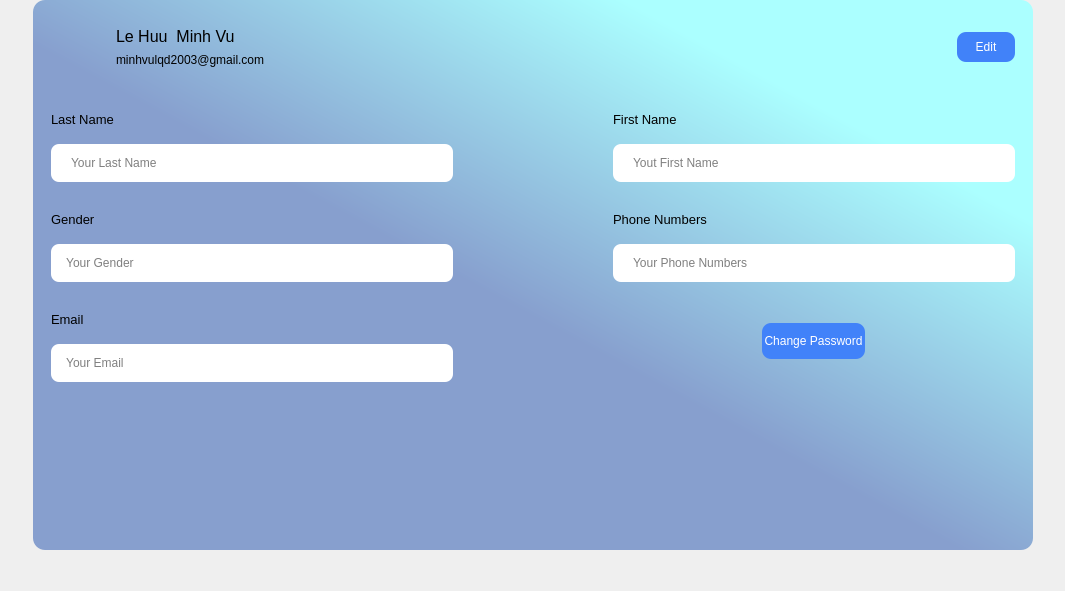
                  <widget class="QWidget" name="widget_23" native="true">
                   <property name="minimumSize">
                    <size>
                     <width>101</width>
                     <height>519</height>
                    </size>
                   </property>
                   <layout class="QHBoxLayout" name="horizontalLayout_12">
                    <property name="spacing">
                     <number>0</number>
                    </property>
                    <property name="leftMargin">
                     <number>0</number>
                    </property>
                    <property name="topMargin">
                     <number>0</number>
                    </property>
                    <property name="rightMargin">
                     <number>0</number>
                    </property>
                    <property name="bottomMargin">
                     <number>41</number>
                    </property>
                    <item>
                     <spacer name="horizontalSpacer_6">
                      <property name="orientation">
                       <enum>Qt::Horizontal</enum>
                      </property>
                      <property name="sizeHint" stdset="0">
                       <size>
                        <width>33</width>
                        <height>20</height>
                       </size>
                      </property>
                     </spacer>
                    </item>
                    <item>
                     <widget class="QWidget" name="widget_24" native="true">
                      <property name="minimumSize">
                       <size>
                        <width>1000</width>
                        <height>550</height>
                       </size>
                      </property>
                      <property name="maximumSize">
                       <size>
                        <width>1000</width>
                        <height>550</height>
                       </size>
                      </property>
                      <property name="styleSheet">
                       <string notr="true">#widget_24{
background-color: qlineargradient(spread:pad, x1:0.468395, y1:0.546, x2:0.802, y2:0.210227, stop:0 rgba(135, 159, 206, 255), stop:1 rgba(171, 255, 255, 255));
border-radius:12px;}</string>
                      </property>
                      <layout class="QVBoxLayout" name="verticalLayout_9">
                       <property name="leftMargin">
                        <number>9</number>
                       </property>
                       <item>
                        <widget class="QWidget" name="widget_25" native="true">
                         <property name="minimumSize">
                          <size>
                           <width>109</width>
                           <height>76</height>
                          </size>
                         </property>
                         <property name="maximumSize">
                          <size>
                           <width>16777215</width>
                           <height>205</height>
                          </size>
                         </property>
                         <layout class="QHBoxLayout" name="horizontalLayout_13">
                          <item>
                           <widget class="QPushButton" name="btn_avatar">
                            <property name="minimumSize">
                             <size>
                              <width>50</width>
                              <height>50</height>
                             </size>
                            </property>
                            <property name="cursor">
                             <cursorShape>PointingHandCursor</cursorShape>
                            </property>
                            <property name="styleSheet">
                             <string notr="true">border-radius:27px;</string>
                            </property>
                            <property name="text">
                             <string/>
                            </property>
                            <property name="icon">
                             <iconset>
                              <normaloff>Image/Ellipse 11.png</normaloff>Image/Ellipse 11.png</iconset>
                            </property>
                            <property name="iconSize">
                             <size>
                              <width>60</width>
                              <height>66</height>
                             </size>
                            </property>
                           </widget>
                          </item>
                          <item>
                           <widget class="QWidget" name="widget_26" native="true">
                            <property name="minimumSize">
                             <size>
                              <width>118</width>
                              <height>0</height>
                             </size>
                            </property>
                            <layout class="QVBoxLayout" name="verticalLayout_10">
                             <item>
                              <widget class="QLabel" name="lbl_name">
                               <property name="font">
                                <font>
                                 <pointsize>12</pointsize>
                                </font>
                               </property>
                               <property name="text">
                                <string>Le Huu  Minh Vu</string>
                               </property>
                              </widget>
                             </item>
                             <item>
                              <widget class="QLabel" name="lbl_email">
                               <property name="text">
                                <string>minhvulqd2003@gmail.com</string>
                               </property>
                              </widget>
                             </item>
                            </layout>
                           </widget>
                          </item>
                          <item>
                           <spacer name="horizontalSpacer_7">
                            <property name="orientation">
                             <enum>Qt::Horizontal</enum>
                            </property>
                            <property name="sizeHint" stdset="0">
                             <size>
                              <width>201</width>
                              <height>19</height>
                             </size>
                            </property>
                           </spacer>
                          </item>
                          <item>
                           <widget class="QPushButton" name="btn_edit">
                            <property name="minimumSize">
                             <size>
                              <width>58</width>
                              <height>30</height>
                             </size>
                            </property>
                            <property name="maximumSize">
                             <size>
                              <width>100</width>
                              <height>16777215</height>
                             </size>
                            </property>
                            <property name="cursor">
                             <cursorShape>PointingHandCursor</cursorShape>
                            </property>
                            <property name="styleSheet">
                             <string notr="true">background-color: rgb(65, 130, 249);
color: rgb(255, 255, 255);
border-radius:9px;</string>
                            </property>
                            <property name="text">
                             <string>Edit</string>
                            </property>
                           </widget>
                          </item>
                         </layout>
                        </widget>
                       </item>
                       <item>
                        <widget class="QWidget" name="widget_27" native="true">
                         <property name="minimumSize">
                          <size>
                           <width>100</width>
                           <height>0</height>
                          </size>
                         </property>
                         <layout class="QVBoxLayout" name="verticalLayout_12">
                          <property name="leftMargin">
                           <number>0</number>
                          </property>
                          <property name="topMargin">
                           <number>0</number>
                          </property>
                          <property name="rightMargin">
                           <number>0</number>
                          </property>
                          <property name="bottomMargin">
                           <number>0</number>
                          </property>
                          <item>
                           <widget class="QWidget" name="widget_29" native="true">
                            <property name="minimumSize">
                             <size>
                              <width>0</width>
                              <height>200</height>
                             </size>
                            </property>
                            <layout class="QVBoxLayout" name="verticalLayout_13">
                             <property name="spacing">
                              <number>0</number>
                             </property>
                             <property name="leftMargin">
                              <number>0</number>
                             </property>
                             <property name="topMargin">
                              <number>0</number>
                             </property>
                             <property name="rightMargin">
                              <number>0</number>
                             </property>
                             <property name="bottomMargin">
                              <number>0</number>
                             </property>
                             <item>
                              <widget class="QWidget" name="widget_30" native="true">
                               <property name="minimumSize">
                                <size>
                                 <width>0</width>
                                 <height>300</height>
                                </size>
                               </property>
                               <property name="maximumSize">
                                <size>
                                 <width>16777215</width>
                                 <height>400</height>
                                </size>
                               </property>
                               <layout class="QVBoxLayout" name="verticalLayout_14">
                                <property name="spacing">
                                 <number>0</number>
                                </property>
                                <property name="leftMargin">
                                 <number>0</number>
                                </property>
                                <property name="topMargin">
                                 <number>0</number>
                                </property>
                                <property name="rightMargin">
                                 <number>0</number>
                                </property>
                                <property name="bottomMargin">
                                 <number>0</number>
                                </property>
                                <item>
                                 <widget class="QWidget" name="widget_31" native="true">
                                  <layout class="QHBoxLayout" name="horizontalLayout_14">
                                   <property name="spacing">
                                    <number>0</number>
                                   </property>
                                   <property name="leftMargin">
                                    <number>0</number>
                                   </property>
                                   <property name="topMargin">
                                    <number>0</number>
                                   </property>
                                   <property name="rightMargin">
                                    <number>0</number>
                                   </property>
                                   <property name="bottomMargin">
                                    <number>0</number>
                                   </property>
                                   <item>
                                    <widget class="QWidget" name="widget_32" native="true">
                                     <property name="minimumSize">
                                      <size>
                                       <width>420</width>
                                       <height>0</height>
                                      </size>
                                     </property>
                                     <property name="maximumSize">
                                      <size>
                                       <width>360</width>
                                       <height>100</height>
                                      </size>
                                     </property>
                                     <layout class="QVBoxLayout" name="verticalLayout_15">
                                      <item>
                                       <widget class="QLabel" name="label_8">
                                        <property name="font">
                                         <font>
                                          <pointsize>10</pointsize>
                                         </font>
                                        </property>
                                        <property name="text">
                                         <string>Last Name</string>
                                        </property>
                                       </widget>
                                      </item>
                                      <item>
                                       <widget class="QLineEdit" name="lineEdit">
                                        <property name="minimumSize">
                                         <size>
                                          <width>40</width>
                                          <height>29</height>
                                         </size>
                                        </property>
                                        <property name="maximumSize">
                                         <size>
                                          <width>16777215</width>
                                          <height>70</height>
                                         </size>
                                        </property>
                                        <property name="styleSheet">
                                         <string notr="true">border-radius:8px;
background-color : rgb(255, 255, 255);
padding-left:18px;</string>
                                        </property>
                                        <property name="placeholderText">
                                         <string>Your Last Name</string>
                                        </property>
                                       </widget>
                                      </item>
                                     </layout>
                                    </widget>
                                   </item>
                                   <item>
                                    <spacer name="horizontalSpacer_8">
                                     <property name="orientation">
                                      <enum>Qt::Horizontal</enum>
                                     </property>
                                     <property name="sizeHint" stdset="0">
                                      <size>
                                       <width>21</width>
                                       <height>20</height>
                                      </size>
                                     </property>
                                    </spacer>
                                   </item>
                                   <item>
                                    <widget class="QWidget" name="widget_33" native="true">
                                     <property name="minimumSize">
                                      <size>
                                       <width>420</width>
                                       <height>0</height>
                                      </size>
                                     </property>
                                     <layout class="QVBoxLayout" name="verticalLayout_16">
                                      <item>
                                       <widget class="QLabel" name="label_9">
                                        <property name="font">
                                         <font>
                                          <pointsize>10</pointsize>
                                         </font>
                                        </property>
                                        <property name="text">
                                         <string>First Name</string>
                                        </property>
                                       </widget>
                                      </item>
                                      <item>
                                       <widget class="QLineEdit" name="lineEdit_2">
                                        <property name="minimumSize">
                                         <size>
                                          <width>0</width>
                                          <height>38</height>
                                         </size>
                                        </property>
                                        <property name="cursor">
                                         <cursorShape>IBeamCursor</cursorShape>
                                        </property>
                                        <property name="focusPolicy">
                                         <enum>Qt::ClickFocus</enum>
                                        </property>
                                        <property name="styleSheet">
                                         <string notr="true">border-radius:8px;
background-color : rgb(255, 255, 255);
padding-left:18px;</string>
                                        </property>
                                        <property name="maxLength">
                                         <number>32761</number>
                                        </property>
                                        <property name="placeholderText">
                                         <string>Yout First Name</string>
                                        </property>
                                        <property name="clearButtonEnabled">
                                         <bool>false</bool>
                                        </property>
                                       </widget>
                                      </item>
                                     </layout>
                                    </widget>
                                   </item>
                                  </layout>
                                 </widget>
                                </item>
                                <item>
                                 <widget class="QWidget" name="widget_34" native="true">
                                  <layout class="QHBoxLayout" name="horizontalLayout_16">
                                   <property name="spacing">
                                    <number>0</number>
                                   </property>
                                   <property name="leftMargin">
                                    <number>0</number>
                                   </property>
                                   <property name="topMargin">
                                    <number>0</number>
                                   </property>
                                   <property name="rightMargin">
                                    <number>0</number>
                                   </property>
                                   <property name="bottomMargin">
                                    <number>0</number>
                                   </property>
                                   <item>
                                    <widget class="QWidget" name="widget_35" native="true">
                                     <property name="minimumSize">
                                      <size>
                                       <width>420</width>
                                       <height>0</height>
                                      </size>
                                     </property>
                                     <layout class="QVBoxLayout" name="verticalLayout_26">
                                      <item>
                                       <widget class="QLabel" name="label_10">
                                        <property name="font">
                                         <font>
                                          <pointsize>10</pointsize>
                                         </font>
                                        </property>
                                        <property name="text">
                                         <string>Gender</string>
                                        </property>
                                       </widget>
                                      </item>
                                      <item>
                                       <widget class="QLineEdit" name="lineEdit_3">
                                        <property name="minimumSize">
                                         <size>
                                          <width>0</width>
                                          <height>38</height>
                                         </size>
                                        </property>
                                        <property name="styleSheet">
                                         <string notr="true">border-radius:8px;
background-color :rgb(255, 255, 255)</string>
                                        </property>
                                        <property name="placeholderText">
                                         <string>    Your Gender</string>
                                        </property>
                                       </widget>
                                      </item>
                                     </layout>
                                    </widget>
                                   </item>
                                   <item>
                                    <spacer name="horizontalSpacer_9">
                                     <property name="orientation">
                                      <enum>Qt::Horizontal</enum>
                                     </property>
                                     <property name="sizeHint" stdset="0">
                                      <size>
                                       <width>21</width>
                                       <height>20</height>
                                      </size>
                                     </property>
                                    </spacer>
                                   </item>
                                   <item>
                                    <widget class="QWidget" name="widget_36" native="true">
                                     <property name="minimumSize">
                                      <size>
                                       <width>420</width>
                                       <height>0</height>
                                      </size>
                                     </property>
                                     <layout class="QVBoxLayout" name="verticalLayout_27">
                                      <item>
                                       <widget class="QLabel" name="label_11">
                                        <property name="font">
                                         <font>
                                          <pointsize>10</pointsize>
                                         </font>
                                        </property>
                                        <property name="text">
                                         <string>Phone Numbers</string>
                                        </property>
                                       </widget>
                                      </item>
                                      <item>
                                       <widget class="QLineEdit" name="lineEdit_10">
                                        <property name="minimumSize">
                                         <size>
                                          <width>0</width>
                                          <height>38</height>
                                         </size>
                                        </property>
                                        <property name="styleSheet">
                                         <string notr="true">border-radius:8px;
background-color : rgb(255, 255, 255);
padding-left:18px;</string>
                                        </property>
                                        <property name="placeholderText">
                                         <string>Your Phone Numbers</string>
                                        </property>
                                       </widget>
                                      </item>
                                     </layout>
                                    </widget>
                                   </item>
                                  </layout>
                                 </widget>
                                </item>
                                <item>
                                 <widget class="QWidget" name="widget_37" native="true">
                                  <layout class="QHBoxLayout" name="horizontalLayout_17">
                                   <property name="spacing">
                                    <number>0</number>
                                   </property>
                                   <property name="leftMargin">
                                    <number>0</number>
                                   </property>
                                   <property name="topMargin">
                                    <number>0</number>
                                   </property>
                                   <property name="rightMargin">
                                    <number>0</number>
                                   </property>
                                   <property name="bottomMargin">
                                    <number>0</number>
                                   </property>
                                   <item>
                                    <widget class="QWidget" name="widget_38" native="true">
                                     <property name="minimumSize">
                                      <size>
                                       <width>420</width>
                                       <height>0</height>
                                      </size>
                                     </property>
                                     <layout class="QVBoxLayout" name="verticalLayout_28">
                                      <item>
                                       <widget class="QLabel" name="label_12">
                                        <property name="font">
                                         <font>
                                          <pointsize>10</pointsize>
                                         </font>
                                        </property>
                                        <property name="text">
                                         <string>Email</string>
                                        </property>
                                       </widget>
                                      </item>
                                      <item>
                                       <widget class="QLineEdit" name="lineEdit_11">
                                        <property name="minimumSize">
                                         <size>
                                          <width>0</width>
                                          <height>38</height>
                                         </size>
                                        </property>
                                        <property name="styleSheet">
                                         <string notr="true">border-radius:8px;
background-color : rgb(255, 255, 255)</string>
                                        </property>
                                        <property name="placeholderText">
                                         <string>    Your Email</string>
                                        </property>
                                       </widget>
                                      </item>
                                     </layout>
                                    </widget>
                                   </item>
                                   <item>
                                    <spacer name="horizontalSpacer_10">
                                     <property name="orientation">
                                      <enum>Qt::Horizontal</enum>
                                     </property>
                                     <property name="sizeHint" stdset="0">
                                      <size>
                                       <width>21</width>
                                       <height>20</height>
                                      </size>
                                     </property>
                                    </spacer>
                                   </item>
                                   <item>
                                    <widget class="QWidget" name="widget_39" native="true">
                                     <property name="minimumSize">
                                      <size>
                                       <width>420</width>
                                       <height>0</height>
                                      </size>
                                     </property>
                                     <layout class="QHBoxLayout" name="horizontalLayout_22">
                                      <item>
                                       <widget class="QPushButton" name="pushButton_13">
                                        <property name="maximumSize">
                                         <size>
                                          <width>103</width>
                                          <height>36</height>
                                         </size>
                                        </property>
                                        <property name="cursor">
                                         <cursorShape>PointingHandCursor</cursorShape>
                                        </property>
                                        <property name="styleSheet">
                                         <string notr="true">background-color: rgb(65, 130, 249);
color: rgb(255, 255, 255);
border-radius:9px;</string>
                                        </property>
                                        <property name="text">
                                         <string>Change Password</string>
                                        </property>
                                       </widget>
                                      </item>
                                     </layout>
                                    </widget>
                                   </item>
                                  </layout>
                                 </widget>
                                </item>
                               </layout>
                              </widget>
                             </item>
                            </layout>
                           </widget>
                          </item>
                          <item>
                           <spacer name="verticalSpacer_5">
                            <property name="orientation">
                             <enum>Qt::Vertical</enum>
                            </property>
                            <property name="sizeHint" stdset="0">
                             <size>
                              <width>20</width>
                              <height>105</height>
                             </size>
                            </property>
                           </spacer>
                          </item>
                         </layout>
                        </widget>
                       </item>
                      </layout>
                     </widget>
                    </item>
                    <item>
                     <spacer name="horizontalSpacer_11">
                      <property name="orientation">
                       <enum>Qt::Horizontal</enum>
                      </property>
                      <property name="sizeHint" stdset="0">
                       <size>
                        <width>32</width>
                        <height>20</height>
                       </size>
                      </property>
                     </spacer>
                    </item>
                   </layout>
                  </widget>
